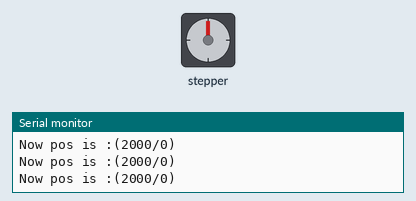
This sketch was run on a simulated Arduino Uno, built with avr-gcc and run on an emulated ATmega328P. Shown: stepper motor, the last lines printed to the serial monitor. Stepper angles assume 200 steps per turn.

Above: at 0.1 s.
At 3.73 s:
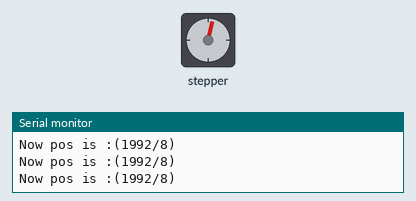
At 8.52 s:
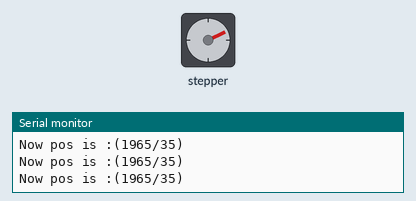
At 14.77 s:
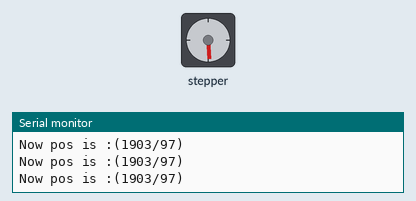
Timing chart, 0 to 40.0 s (numbered marks = the images above):
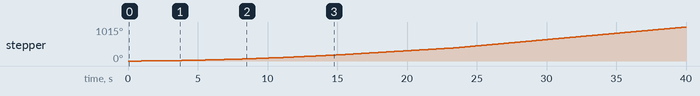

The sketch:

Stepper_Control01.ino
```cpp
#include <AccelStepper.h>
#define Steppin 8
#define Directionpin 9
#define Stoppin 10
int flag = 0 ;
// Define a stepper and the pins it will use
//AccelStepper stepper; // Defaults to AccelStepper::FULL4WIRE (4 pins) on 2, 3, 4, 5
//AccelStepper mystepper(1, Steppin, Directionpin,Stoppin );
AccelStepper mystepper(1,8,9,10 );
void setup()
{
  Serial.begin(9600) ;
  Serial.println("now Start") ;
  mystepper.setMaxSpeed(500);
  mystepper.setSpeed(50);
 // mystepper.setAcceleration(100) ;
      Serial.print("Now pos is :(");
      Serial.print(mystepper.currentPosition());
      Serial.print(")\n");

  if (mystepper.currentPosition() != 0)
          mystepper.setCurrentPosition(0) ;

      //mystepper.move(2000);
}

void loop()
{

    if (flag == 0 )
      {
          if (mystepper.distanceToGo() <=0)
            {
              flag = 1;
                mystepper.moveTo(2000);
            }
      }
      else
      {
          if (mystepper.distanceToGo() <=0)
            {
                mystepper.moveTo(-2000);
                 flag = 0;
            }
      }

      mystepper.run();
      Serial.print("Now pos is :(");
      Serial.print(mystepper.distanceToGo());
      Serial.print("/");
      Serial.print(mystepper.currentPosition());
      Serial.print(")\n");
     // delay(50) ;
}
```
